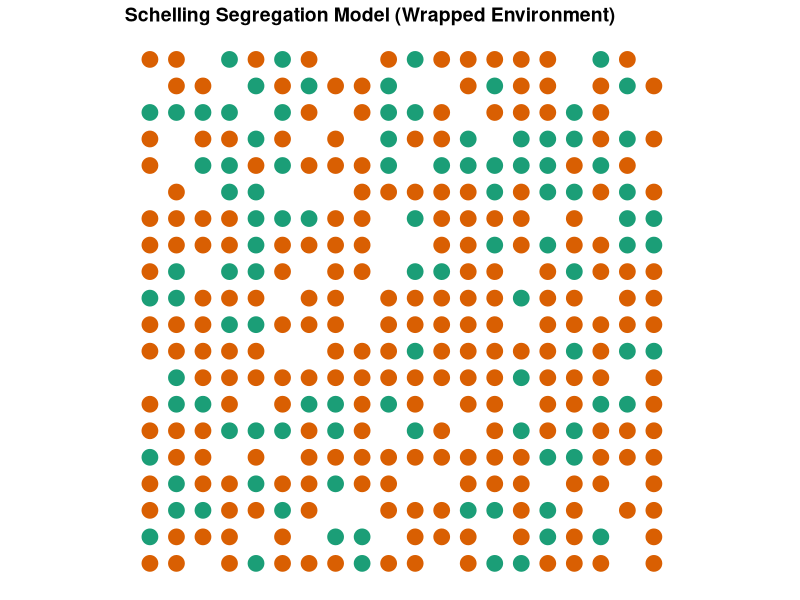
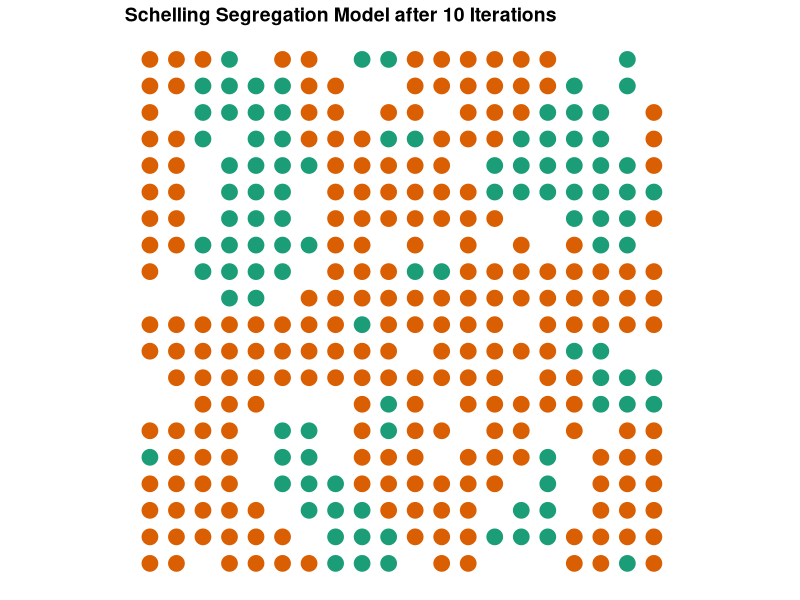
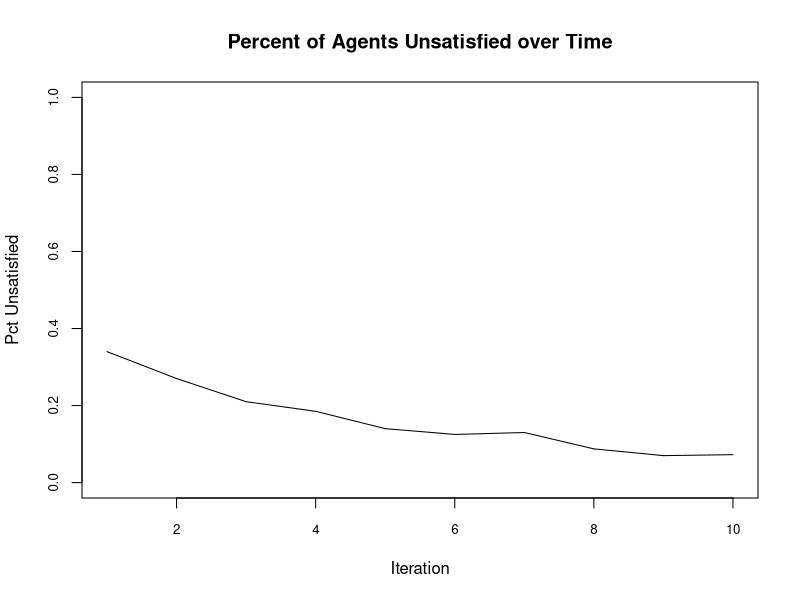

The R source for these figures, in order: (Note: a time limit stopped this script after it produced the figures.)
## ---- chunk 1
knitr::opts_chunk$set(echo = FALSE)
set.seed(1212)
## ---- chunk 2
initiateSchelling_wrapped <- function(dimensions = c(10, 10), n_races = 4, perc_empty = 0.2, perc_maj = .75){
  require(data.table)
  dims <<- dimensions
  races <<- colours()[1:n_races] # create "races" based on colors
  
  # get number of homes (equal to number of cells)
  n_homes = prod(dimensions)
  # calculates the number of agents (cells minus the percent of empty homes)
  count_agents <- floor(n_homes * (1 - perc_empty))
  
  # the characteristics that a home can have -- either empty or a particular race
  races <- c("empty", races)
  # the probabilities of a home having each characteristic: 
  #   probability of a cell being empty, of being occupied by the dominant race conditional on not being empty, 
  #   and of being in a minority race conditional on not being empty
  probabilities <- c(perc_empty, 
                     (1-perc_empty)*perc_maj, 
                     rep((1 - perc_empty - (1-perc_empty)*perc_maj)/(n_races-1), times = n_races-1)
  )
  
  # cast the schelling data.table in the global environment
  schelling <<- data.table(id = 1:prod(dimensions),
                           x = rep(1:dimensions[1], 
                                   dimensions[2]),
                           y = rep(1:dimensions[2], 
                                   each = dimensions[1]),
                           race = sample(x = races, 
                                         size = n_homes, 
                                         prob = probabilities,
                                         replace = TRUE),
                           unsatisfied = rep(NA, prod(dimensions))) # leave this column empty to fill later
}
## ---- chunk 3
plotSchelling <- function(title){
  require(data.table)
  require(ggplot2)
  require(RColorBrewer)
  # get races to get the right number of colors
  races <- unique(schelling$race)
  
  # find the dimensions of the grid to get the best dot size
  dims <- c(max(schelling$x), max(schelling$y))
  
  # create colors
  # check if there are 3 or fewer races, 
  # RColorBrewer otherwise
  if (length(races) <= 3) {
    colors <- brewer.pal(3, "Dark2")
  } else {
    colors <- brewer.pal(length(races), "Dark2")
  }
  
  # plot the graph  
  p <- ggplot(data = schelling[race != "empty"], 
              aes(x = x, y = y, color = race)) + 
    # resize dots to grid
    geom_point(size = 100/sqrt(prod(dims))) +  
    scale_colour_manual(values = colors) + 
    # theme: mostly blank
    theme_bw() + 
    theme(axis.line = element_blank(),
          axis.text.x = element_blank(),
          axis.text.y = element_blank(),
          axis.ticks = element_blank(),
          axis.title.x = element_blank(),
          axis.title.y = element_blank(),
          legend.position = "none",
          panel.background = element_blank(),
          panel.border = element_blank(),
          panel.grid.major = element_blank(),
          panel.grid.minor = element_blank(),
          plot.background = element_blank(),
          plot.title = element_text(lineheight=3, 
                                    face="bold", 
                                    color="black", 
                                    size=14)) +
    # fix axes to avoid distortion in the picture
    coord_fixed(ratio = 1) + 
    # add the title
    ggtitle(title)
  
  return(p)
}
## ---- chunk 4
iterate_wrapped <- function(n = 10, dom_sim_threshold = .9, min_sim_threshold = .1){
  require(data.table)
  # subfunction that checks for a given x and y value if the agent is unsatisfied (returns TRUE or FALSE)
  is.unsatisfied_wrapped <- function(x_value, y_value, 
                                     dom_sim_threshold = dom_sim_threshold,
                                     min_sim_threshold = min_sim_threshold){
    # gets the race and id for the agent
    cur_race <- schelling[x == x_value & y == y_value, race]
    cur_id <- schelling[x == x_value & y == y_value, id]
    
    #sub-subfunction to identify agent's neighbors
    select.neighbors <- function(dimensions){
      
      #Identify coordinates of neighbors (adjusts wrapping based on position of agent)
      neighbors <- as.data.frame(matrix(NA, nrow = 8, ncol = 2))
      if(x_value == 1 & y_value == 1){
        neighbors[1,] <- schelling[x == dimensions[1] & y == y_value+1, 2:3]
        neighbors[2,] <- schelling[x == x_value & y == y_value+1, 2:3]
        neighbors[3,] <- schelling[x == x_value+1 & y == y_value+1, 2:3]
        neighbors[4,] <- schelling[x == dimensions[1] & y == y_value, 2:3]
        neighbors[5,] <- schelling[x == x_value+1 & y == y_value, 2:3]
        neighbors[6,] <- schelling[x == dimensions[1] & y == dimensions[2], 2:3]
        neighbors[7,] <- schelling[x == x_value & y == dimensions[2], 2:3]
        neighbors[8,] <- schelling[x == x_value+1 & y == dimensions[2], 2:3]
      }
      if(x_value == 1 & y_value %in% c(2:(dimensions[2]-1))){
        neighbors[1,] <- schelling[x == dimensions[1] & y == y_value+1, 2:3]
        neighbors[2,] <- schelling[x == x_value & y == y_value+1, 2:3]
        neighbors[3,] <- schelling[x == x_value+1 & y == y_value+1, 2:3]
        neighbors[4,] <- schelling[x == dimensions[1] & y == y_value, 2:3]
        neighbors[5,] <- schelling[x == x_value+1 & y == y_value, 2:3]
        neighbors[6,] <- schelling[x == dimensions[1] & y == y_value-1, 2:3]
        neighbors[7,] <- schelling[x == x_value & y == y_value-1, 2:3]
        neighbors[8,] <- schelling[x == x_value+1 & y == y_value-1, 2:3]
      }
      if(x_value == 1 & y_value == dimensions[2]){
        neighbors[1,] <- schelling[x == dimensions[1] & y == 1, 2:3]
        neighbors[2,] <- schelling[x == x_value & y == 1, 2:3]
        neighbors[3,] <- schelling[x == x_value+1 & y == 1, 2:3]
        neighbors[4,] <- schelling[x == dimensions[1] & y == y_value, 2:3]
        neighbors[5,] <- schelling[x == x_value+1 & y == y_value, 2:3]
        neighbors[6,] <- schelling[x == dimensions[1] & y == y_value-1, 2:3]
        neighbors[7,] <- schelling[x == x_value & y == y_value-1, 2:3]
        neighbors[8,] <- schelling[x == x_value+1 & y == y_value-1, 2:3]
      }
      if(x_value %in% c(2:(dimensions[1]-1)) & y_value == 1){
        neighbors[1,] <- schelling[x == x_value-1 & y == y_value+1, 2:3]
        neighbors[2,] <- schelling[x == x_value & y == y_value+1, 2:3]
        neighbors[3,] <- schelling[x == x_value+1 & y == y_value+1, 2:3]
        neighbors[4,] <- schelling[x == x_value-1 & y == y_value, 2:3]
        neighbors[5,] <- schelling[x == x_value+1 & y == y_value, 2:3]
        neighbors[6,] <- schelling[x == x_value-1 & y == dimensions[2], 2:3]
        neighbors[7,] <- schelling[x == x_value & y == dimensions[2], 2:3]
        neighbors[8,] <- schelling[x == x_value+1 & y == dimensions[2], 2:3]
      }
      if(x_value %in% c(2:(dimensions[1]-1)) & y_value %in% c(2:(dimensions[2]-1))){
        neighbors[1,] <- schelling[x == x_value-1 & y == y_value+1, 2:3]
        neighbors[2,] <- schelling[x == x_value & y == y_value+1, 2:3]
        neighbors[3,] <- schelling[x == x_value+1 & y == y_value+1, 2:3]
        neighbors[4,] <- schelling[x == x_value-1 & y == y_value, 2:3]
        neighbors[5,] <- schelling[x == x_value+1 & y == y_value, 2:3]
        neighbors[6,] <- schelling[x == x_value-1 & y == y_value-1, 2:3]
        neighbors[7,] <- schelling[x == x_value & y == y_value-1, 2:3]
        neighbors[8,] <- schelling[x == x_value+1 & y == y_value-1, 2:3] 
      }
      if(x_value %in% c(2:(dimensions[1]-1)) & y_value == dimensions[2]){
        neighbors[1,] <- schelling[x == x_value-1 & y == 1, 2:3]
        neighbors[2,] <- schelling[x == x_value & y == 1, 2:3]
        neighbors[3,] <- schelling[x == x_value+1 & y == 1, 2:3]
        neighbors[4,] <- schelling[x == x_value-1 & y == y_value, 2:3]
        neighbors[5,] <- schelling[x == x_value+1 & y == y_value, 2:3]
        neighbors[6,] <- schelling[x == x_value-1 & y == y_value-1, 2:3]
        neighbors[7,] <- schelling[x == x_value & y == y_value-1, 2:3]
        neighbors[8,] <- schelling[x == x_value+1 & y == y_value-1, 2:3]
      }
      if(x_value == dimensions[1] & y_value == 1){
        neighbors[1,] <- schelling[x == x_value-1 & y == y_value+1, 2:3]
        neighbors[2,] <- schelling[x == x_value & y == y_value+1, 2:3]
        neighbors[3,] <- schelling[x == 1 & y == y_value+1, 2:3]
        neighbors[4,] <- schelling[x == x_value-1 & y == y_value, 2:3]
        neighbors[5,] <- schelling[x == 1 & y == y_value, 2:3]
        neighbors[6,] <- schelling[x == x_value-1 & y == dimensions[2], 2:3]
        neighbors[7,] <- schelling[x == x_value & y == dimensions[2], 2:3]
        neighbors[8,] <- schelling[x == 1 & y == dimensions[2], 2:3]
      }
      if(x_value == dimensions[1] & y_value %in% c(2:(dimensions[2]-1))){
        neighbors[1,] <- schelling[x == x_value-1 & y == y_value+1, 2:3]
        neighbors[2,] <- schelling[x == x_value & y == y_value+1, 2:3]
        neighbors[3,] <- schelling[x == 1 & y == y_value+1, 2:3]
        neighbors[4,] <- schelling[x == x_value-1 & y == y_value, 2:3]
        neighbors[5,] <- schelling[x == 1 & y == y_value, 2:3]
        neighbors[6,] <- schelling[x == x_value-1 & y == y_value-1, 2:3]
        neighbors[7,] <- schelling[x == x_value & y == y_value-1, 2:3]
        neighbors[8,] <- schelling[x == 1 & y == y_value-1, 2:3]
      }
      if(x_value == dimensions[1] & y_value == dimensions[2]){
        neighbors[1,] <- schelling[x == x_value-1 & y == 1, 2:3]
        neighbors[2,] <- schelling[x == x_value & y == 1, 2:3]
        neighbors[3,] <- schelling[x == 1 & y == 1, 2:3]
        neighbors[4,] <- schelling[x == x_value-1 & y == y_value, 2:3]
        neighbors[5,] <- schelling[x == 1 & y == y_value, 2:3]
        neighbors[6,] <- schelling[x == x_value-1 & y == y_value-1, 2:3]
        neighbors[7,] <- schelling[x == x_value & y == y_value-1, 2:3]
        neighbors[8,] <- schelling[x == 1 & y == y_value-1, 2:3]
      }
      names(neighbors) <- c("x","y")
      
      ids <- schelling[x %in% neighbors$x & y %in% neighbors$y, id]
      
      return(ids)
    }
    # checks if the home is empty
    if (cur_race == "empty"){
      return(FALSE) # empty houses can't be unsatisfied
    }else{
      neighbor.ids <- select.neighbors(dimensions = dims)
      
      # counts simliar neighbors
      count_similar <- sum(schelling[id %in% neighbor.ids, 
                                     id != cur_id &
                                       race == cur_race])
      # counts different neighbors
      count_different <- sum(schelling[id %in% neighbor.ids, 
                                       id != cur_id &
                                         race != cur_race & 
                                         race != "empty"])
      
      # calculates the ratio
      ratio <- count_similar/(count_similar + count_different)
      
      # returns TRUE if the ratio is less than or equal to the threshold
      if(cur_race == races[1]){
        return(ratio <= dom_sim_threshold)
      }else{
        return(ratio <= min_sim_threshold)
      }
    }
  }
  
  # creates a ProgressBar
  pb <- txtProgressBar(min = 0, max = 1, style = 3)
  # and tracks time
  t <- Sys.time()
  
  #sets empty vector of ratios
  ratios.unsatisfied <<- c(NULL)
  
  # iterates
  for (iterate in 1:n){
    # fills the boolean vector "unsatisfied" 
    # indicates if the household is unsatisfied 
    schelling[, unsatisfied := is.unsatisfied_wrapped(x_value = x, 
                                                      y_value = y, 
                                                      dom_sim_threshold = dom_sim_threshold,
                                                      min_sim_threshold = min_sim_threshold),
              by = 1:nrow(schelling)]
    #hacky fix for NAs, which appear to happen when the ratio exactly equals the threshold (and should therefore evaluate to satisfied)
    schelling$unsatisfied[is.na(schelling$unsatisfied)] <- FALSE
    
    ratio.unsatisfied <- sum(schelling$unsatisfied)/nrow(schelling)
    ratios.unsatisfied <<- c(ratios.unsatisfied, ratio.unsatisfied)
    
    # move unsatisfied agents to an empty house
    # find the IDs that are empty where agents can migrate to
    emptyIDs <- schelling[race == "empty", id] # finds the id of empty houses
    
    # finds the origin of the agents moving, 
    oldIDs <- schelling[(unsatisfied), id] # origin
    
    # generates new IDs for each household moving
    # note that households can move to the house of other moving agents
    # in this version, agents can (by a small chance) choose to "move" to their 
    # existing home
    newIDs <- sample(x = c(emptyIDs, oldIDs), 
                     size = length(oldIDs), 
                     replace = F) # target
    
    # cast a new data.table showing migration from origin_id to target-id
    transition <- data.table(origin = oldIDs, 
                             oldRace = schelling[id %in% oldIDs, race],
                             target = newIDs)
    
    # move agents to the new homes
    schelling[id %in% transition$origin]$race = "empty"
    schelling[id %in% transition$target]$race = transition$oldRace
    
    # orders and reset schelling
    schelling <<- schelling[order(id)]
    
    # updates the ProgressBar
    setTxtProgressBar(pb, iterate/n)
  }
  close(pb)
  timedif <- Sys.time() - t
  
  # print out statistics for the calculation time
  print(paste0("Time for calculation in seconds: ", round(timedif, 3), " or: ",
               round(n / as.numeric(timedif), 3), " iterations per second"))
  print(ratios.unsatisfied)
  plotSchelling(title = paste0("Schelling Segregation Model after ", n, " Iterations"))
}
## ---- chunk 5
iterate_wrapped_nearest <- function(n = 10, dom_sim_threshold = .9, min_sim_threshold = .1){
  require(data.table)
  # subfunction that checks for a given x and y value if the agent is 
  # unsatisfied (returns TRUE or FALSE)
  is.unsatisfied_wrapped <- function(x_value, y_value, 
                                     dom_sim_threshold = dom_sim_threshold,
                                     min_sim_threshold = min_sim_threshold){
    # gets the race and id for the agent
    cur_race <- schelling[x == x_value & y == y_value, race]
    cur_id <- schelling[x == x_value & y == y_value, id]
    
    #sub-subfunction to identify agent's neighbors
    select.neighbors <- function(dimensions){
      
      #Identify coordinates of neighbors (adjusts wrapping based on position of agent)
      neighbors <- as.data.frame(matrix(NA, nrow = 8, ncol = 2))
      if(x_value == 1 & y_value == 1){
        neighbors[1,] <- schelling[x == dimensions[1] & y == y_value+1, 2:3]
        neighbors[2,] <- schelling[x == x_value & y == y_value+1, 2:3]
        neighbors[3,] <- schelling[x == x_value+1 & y == y_value+1, 2:3]
        neighbors[4,] <- schelling[x == dimensions[1] & y == y_value, 2:3]
        neighbors[5,] <- schelling[x == x_value+1 & y == y_value, 2:3]
        neighbors[6,] <- schelling[x == dimensions[1] & y == dimensions[2], 2:3]
        neighbors[7,] <- schelling[x == x_value & y == dimensions[2], 2:3]
        neighbors[8,] <- schelling[x == x_value+1 & y == dimensions[2], 2:3]
      }
      if(x_value == 1 & y_value %in% c(2:(dimensions[2]-1))){
        neighbors[1,] <- schelling[x == dimensions[1] & y == y_value+1, 2:3]
        neighbors[2,] <- schelling[x == x_value & y == y_value+1, 2:3]
        neighbors[3,] <- schelling[x == x_value+1 & y == y_value+1, 2:3]
        neighbors[4,] <- schelling[x == dimensions[1] & y == y_value, 2:3]
        neighbors[5,] <- schelling[x == x_value+1 & y == y_value, 2:3]
        neighbors[6,] <- schelling[x == dimensions[1] & y == y_value-1, 2:3]
        neighbors[7,] <- schelling[x == x_value & y == y_value-1, 2:3]
        neighbors[8,] <- schelling[x == x_value+1 & y == y_value-1, 2:3]
      }
      if(x_value == 1 & y_value == dimensions[2]){
        neighbors[1,] <- schelling[x == dimensions[1] & y == 1, 2:3]
        neighbors[2,] <- schelling[x == x_value & y == 1, 2:3]
        neighbors[3,] <- schelling[x == x_value+1 & y == 1, 2:3]
        neighbors[4,] <- schelling[x == dimensions[1] & y == y_value, 2:3]
        neighbors[5,] <- schelling[x == x_value+1 & y == y_value, 2:3]
        neighbors[6,] <- schelling[x == dimensions[1] & y == y_value-1, 2:3]
        neighbors[7,] <- schelling[x == x_value & y == y_value-1, 2:3]
        neighbors[8,] <- schelling[x == x_value+1 & y == y_value-1, 2:3]
      }
      if(x_value %in% c(2:(dimensions[1]-1)) & y_value == 1){
        neighbors[1,] <- schelling[x == x_value-1 & y == y_value+1, 2:3]
        neighbors[2,] <- schelling[x == x_value & y == y_value+1, 2:3]
        neighbors[3,] <- schelling[x == x_value+1 & y == y_value+1, 2:3]
        neighbors[4,] <- schelling[x == x_value-1 & y == y_value, 2:3]
        neighbors[5,] <- schelling[x == x_value+1 & y == y_value, 2:3]
        neighbors[6,] <- schelling[x == x_value-1 & y == dimensions[2], 2:3]
        neighbors[7,] <- schelling[x == x_value & y == dimensions[2], 2:3]
        neighbors[8,] <- schelling[x == x_value+1 & y == dimensions[2], 2:3]
      }
      if(x_value %in% c(2:(dimensions[1]-1)) & y_value %in% c(2:(dimensions[2]-1))){
        neighbors[1,] <- schelling[x == x_value-1 & y == y_value+1, 2:3]
        neighbors[2,] <- schelling[x == x_value & y == y_value+1, 2:3]
        neighbors[3,] <- schelling[x == x_value+1 & y == y_value+1, 2:3]
        neighbors[4,] <- schelling[x == x_value-1 & y == y_value, 2:3]
        neighbors[5,] <- schelling[x == x_value+1 & y == y_value, 2:3]
        neighbors[6,] <- schelling[x == x_value-1 & y == y_value-1, 2:3]
        neighbors[7,] <- schelling[x == x_value & y == y_value-1, 2:3]
        neighbors[8,] <- schelling[x == x_value+1 & y == y_value-1, 2:3] 
      }
      if(x_value %in% c(2:(dimensions[1]-1)) & y_value == dimensions[2]){
        neighbors[1,] <- schelling[x == x_value-1 & y == 1, 2:3]
        neighbors[2,] <- schelling[x == x_value & y == 1, 2:3]
        neighbors[3,] <- schelling[x == x_value+1 & y == 1, 2:3]
        neighbors[4,] <- schelling[x == x_value-1 & y == y_value, 2:3]
        neighbors[5,] <- schelling[x == x_value+1 & y == y_value, 2:3]
        neighbors[6,] <- schelling[x == x_value-1 & y == y_value-1, 2:3]
        neighbors[7,] <- schelling[x == x_value & y == y_value-1, 2:3]
        neighbors[8,] <- schelling[x == x_value+1 & y == y_value-1, 2:3]
      }
      if(x_value == dimensions[1] & y_value == 1){
        neighbors[1,] <- schelling[x == x_value-1 & y == y_value+1, 2:3]
        neighbors[2,] <- schelling[x == x_value & y == y_value+1, 2:3]
        neighbors[3,] <- schelling[x == 1 & y == y_value+1, 2:3]
        neighbors[4,] <- schelling[x == x_value-1 & y == y_value, 2:3]
        neighbors[5,] <- schelling[x == 1 & y == y_value, 2:3]
        neighbors[6,] <- schelling[x == x_value-1 & y == dimensions[2], 2:3]
        neighbors[7,] <- schelling[x == x_value & y == dimensions[2], 2:3]
        neighbors[8,] <- schelling[x == 1 & y == dimensions[2], 2:3]
      }
      if(x_value == dimensions[1] & y_value %in% c(2:(dimensions[2]-1))){
        neighbors[1,] <- schelling[x == x_value-1 & y == y_value+1, 2:3]
        neighbors[2,] <- schelling[x == x_value & y == y_value+1, 2:3]
        neighbors[3,] <- schelling[x == 1 & y == y_value+1, 2:3]
        neighbors[4,] <- schelling[x == x_value-1 & y == y_value, 2:3]
        neighbors[5,] <- schelling[x == 1 & y == y_value, 2:3]
        neighbors[6,] <- schelling[x == x_value-1 & y == y_value-1, 2:3]
        neighbors[7,] <- schelling[x == x_value & y == y_value-1, 2:3]
        neighbors[8,] <- schelling[x == 1 & y == y_value-1, 2:3]
      }
      if(x_value == dimensions[1] & y_value == dimensions[2]){
        neighbors[1,] <- schelling[x == x_value-1 & y == 1, 2:3]
        neighbors[2,] <- schelling[x == x_value & y == 1, 2:3]
        neighbors[3,] <- schelling[x == 1 & y == 1, 2:3]
        neighbors[4,] <- schelling[x == x_value-1 & y == y_value, 2:3]
        neighbors[5,] <- schelling[x == 1 & y == y_value, 2:3]
        neighbors[6,] <- schelling[x == x_value-1 & y == y_value-1, 2:3]
        neighbors[7,] <- schelling[x == x_value & y == y_value-1, 2:3]
        neighbors[8,] <- schelling[x == 1 & y == y_value-1, 2:3]
      }
      names(neighbors) <- c("x","y")
      
      ids <- schelling[x %in% neighbors$x & y %in% neighbors$y, id]
      
      return(ids)
    }
    # checks if the home is empty
    if (cur_race == "empty"){
      return(FALSE) # empty houses can't be unsatisfied
    }else{
      neighbor.ids <- select.neighbors(dimensions = dims)
      
      # counts simliar neighbors
      count_similar <- sum(schelling[id %in% neighbor.ids, 
                                     id != cur_id &
                                       race == cur_race])
      # counts different neighbors
      count_different <- sum(schelling[id %in% neighbor.ids, 
                                       id != cur_id &
                                         race != cur_race & 
                                         race != "empty"])
      
      # calculates the ratio
      ratio <- count_similar/(count_similar + count_different)
      
      # returns TRUE if the ratio is less than or equal to the threshold
      if(cur_race == races[1]){
        return(ratio <= dom_sim_threshold)
      }else{
        return(ratio <= min_sim_threshold)
      }
    }
  }
  
  # creates a ProgressBar
  pb <- txtProgressBar(min = 0, max = 1, style = 3)
  # and tracks time
  t <- Sys.time()
  
  #sets empty vector of ratios
  ratios.unsatisfied <<- c(NULL)
  
  # iterates
  for (iterate in 1:n){
    # fills the boolean vector "unsatisfied" 
    # indicates if the household is unsatisfied 
    schelling[, unsatisfied := is.unsatisfied_wrapped(x_value = x, 
                                                      y_value = y, 
                                                      dom_sim_threshold = dom_sim_threshold,
                                                      min_sim_threshold = min_sim_threshold),
              by = 1:nrow(schelling)]
    #hacky fix for NAs, which appear to happen when the ratio exactly equals the threshold (and should therefore evaluate to satisfied)
    schelling$unsatisfied[is.na(schelling$unsatisfied)] <- FALSE
    
    ratio.unsatisfied <- sum(schelling$unsatisfied)/nrow(schelling)
    ratios.unsatisfied <<- c(ratios.unsatisfied, ratio.unsatisfied)
    
    # move unsatisfied agents to an empty house
    # find the IDs that are empty where agents can migrate to
    emptyIDs <- schelling[race == "empty", id] # finds the id of empty houses
    
    usIDs <- schelling[(unsatisfied), id] # finds the origin of the agents moving, 
    
    availIDs <<- sort(c(emptyIDs, usIDs)) # finds available IDs for each household moving
    
    #subfunction to find nearest available cell
    find.nearest <- function(cell, avails){
      distance2 <- c(NULL) #cast empty vector to fill with distances to available cells
      for(i in 1:length(avails)){
        #fill distances vector with squared distance (to keep all values positive) between current cell and each available cell
        distance2[i] <- (schelling[id == cell, x] - schelling[id == avails[i], x])^2 + (schelling[id == cell, y] - schelling[id == avails[i], y])^2
      }
      distance2 <- distance2[which(distance2 > 0)] #drop current cell
      min.id <- which.min(replace(distance2, distance2<=0, NA)) #identify id of closest available cell
      availIDs <<- avails[-which(avails == avails[min.id])] #remove that cell from list of available ids
      return(avails[min.id]) #return id
    }
    
    # cast a new data.table showing migration from origin_id to target-id
    transition <- data.table(origin = usIDs, 
                             oldRace = schelling[id %in% usIDs, race])
    transition[, target := find.nearest(cell = origin, avails = availIDs),
               by = 1:nrow(transition)]
    
    # move agents to the new homes
    schelling[id %in% transition$origin]$race = "empty"
    schelling[id %in% transition$target]$race = transition$oldRace
    
    # orders and reset schelling
    schelling <<- schelling[order(id)]
    
    # updates the ProgressBar
    setTxtProgressBar(pb, iterate/n)
  }
  close(pb)
  timedif <- Sys.time() - t
  
  # print out statistics for the calculation time
  print(paste0("Time for calculation in seconds: ", round(timedif, 3), " or: ",
               round(n / as.numeric(timedif), 3), " iterations per second"))
  print(ratios.unsatisfied)
  plotSchelling(title = paste0("Schelling Segregation Model after ", n, " Iterations"))
}
## ---- chunk 6
iterate_wrapped_limit <- function(n = 10, dom_sim_threshold = .5, min_sim_threshold = .5, limit = 8){
  require(data.table)
  # subfunction that checks for a given x and y value if the agent is 
  # unsatisfied (returns TRUE or FALSE)
  is.unsatisfied_wrapped <- function(x_value, y_value, 
                                     dom_sim_threshold = dom_sim_threshold,
                                     min_sim_threshold = min_sim_threshold){
    # gets the race and id for the agent
    cur_race <- schelling[x == x_value & y == y_value, race]
    cur_id <- schelling[x == x_value & y == y_value, id]
    
    #sub-subfunction to identify agent's neighbors
    select.neighbors <- function(dimensions){
      
      #Identify coordinates of neighbors (adjusts wrapping based on position of agent)
      neighbors <- as.data.frame(matrix(NA, nrow = 8, ncol = 2))
      if(x_value == 1 & y_value == 1){
        neighbors[1,] <- schelling[x == dimensions[1] & y == y_value+1, 2:3]
        neighbors[2,] <- schelling[x == x_value & y == y_value+1, 2:3]
        neighbors[3,] <- schelling[x == x_value+1 & y == y_value+1, 2:3]
        neighbors[4,] <- schelling[x == dimensions[1] & y == y_value, 2:3]
        neighbors[5,] <- schelling[x == x_value+1 & y == y_value, 2:3]
        neighbors[6,] <- schelling[x == dimensions[1] & y == dimensions[2], 2:3]
        neighbors[7,] <- schelling[x == x_value & y == dimensions[2], 2:3]
        neighbors[8,] <- schelling[x == x_value+1 & y == dimensions[2], 2:3]
      }
      if(x_value == 1 & y_value %in% c(2:(dimensions[2]-1))){
        neighbors[1,] <- schelling[x == dimensions[1] & y == y_value+1, 2:3]
        neighbors[2,] <- schelling[x == x_value & y == y_value+1, 2:3]
        neighbors[3,] <- schelling[x == x_value+1 & y == y_value+1, 2:3]
        neighbors[4,] <- schelling[x == dimensions[1] & y == y_value, 2:3]
        neighbors[5,] <- schelling[x == x_value+1 & y == y_value, 2:3]
        neighbors[6,] <- schelling[x == dimensions[1] & y == y_value-1, 2:3]
        neighbors[7,] <- schelling[x == x_value & y == y_value-1, 2:3]
        neighbors[8,] <- schelling[x == x_value+1 & y == y_value-1, 2:3]
      }
      if(x_value == 1 & y_value == dimensions[2]){
        neighbors[1,] <- schelling[x == dimensions[1] & y == 1, 2:3]
        neighbors[2,] <- schelling[x == x_value & y == 1, 2:3]
        neighbors[3,] <- schelling[x == x_value+1 & y == 1, 2:3]
        neighbors[4,] <- schelling[x == dimensions[1] & y == y_value, 2:3]
        neighbors[5,] <- schelling[x == x_value+1 & y == y_value, 2:3]
        neighbors[6,] <- schelling[x == dimensions[1] & y == y_value-1, 2:3]
        neighbors[7,] <- schelling[x == x_value & y == y_value-1, 2:3]
        neighbors[8,] <- schelling[x == x_value+1 & y == y_value-1, 2:3]
      }
      if(x_value %in% c(2:(dimensions[1]-1)) & y_value == 1){
        neighbors[1,] <- schelling[x == x_value-1 & y == y_value+1, 2:3]
        neighbors[2,] <- schelling[x == x_value & y == y_value+1, 2:3]
        neighbors[3,] <- schelling[x == x_value+1 & y == y_value+1, 2:3]
        neighbors[4,] <- schelling[x == x_value-1 & y == y_value, 2:3]
        neighbors[5,] <- schelling[x == x_value+1 & y == y_value, 2:3]
        neighbors[6,] <- schelling[x == x_value-1 & y == dimensions[2], 2:3]
        neighbors[7,] <- schelling[x == x_value & y == dimensions[2], 2:3]
        neighbors[8,] <- schelling[x == x_value+1 & y == dimensions[2], 2:3]
      }
      if(x_value %in% c(2:(dimensions[1]-1)) & y_value %in% c(2:(dimensions[2]-1))){
        neighbors[1,] <- schelling[x == x_value-1 & y == y_value+1, 2:3]
        neighbors[2,] <- schelling[x == x_value & y == y_value+1, 2:3]
        neighbors[3,] <- schelling[x == x_value+1 & y == y_value+1, 2:3]
        neighbors[4,] <- schelling[x == x_value-1 & y == y_value, 2:3]
        neighbors[5,] <- schelling[x == x_value+1 & y == y_value, 2:3]
        neighbors[6,] <- schelling[x == x_value-1 & y == y_value-1, 2:3]
        neighbors[7,] <- schelling[x == x_value & y == y_value-1, 2:3]
        neighbors[8,] <- schelling[x == x_value+1 & y == y_value-1, 2:3] 
      }
      if(x_value %in% c(2:(dimensions[1]-1)) & y_value == dimensions[2]){
        neighbors[1,] <- schelling[x == x_value-1 & y == 1, 2:3]
        neighbors[2,] <- schelling[x == x_value & y == 1, 2:3]
        neighbors[3,] <- schelling[x == x_value+1 & y == 1, 2:3]
        neighbors[4,] <- schelling[x == x_value-1 & y == y_value, 2:3]
        neighbors[5,] <- schelling[x == x_value+1 & y == y_value, 2:3]
        neighbors[6,] <- schelling[x == x_value-1 & y == y_value-1, 2:3]
        neighbors[7,] <- schelling[x == x_value & y == y_value-1, 2:3]
        neighbors[8,] <- schelling[x == x_value+1 & y == y_value-1, 2:3]
      }
      if(x_value == dimensions[1] & y_value == 1){
        neighbors[1,] <- schelling[x == x_value-1 & y == y_value+1, 2:3]
        neighbors[2,] <- schelling[x == x_value & y == y_value+1, 2:3]
        neighbors[3,] <- schelling[x == 1 & y == y_value+1, 2:3]
        neighbors[4,] <- schelling[x == x_value-1 & y == y_value, 2:3]
        neighbors[5,] <- schelling[x == 1 & y == y_value, 2:3]
        neighbors[6,] <- schelling[x == x_value-1 & y == dimensions[2], 2:3]
        neighbors[7,] <- schelling[x == x_value & y == dimensions[2], 2:3]
        neighbors[8,] <- schelling[x == 1 & y == dimensions[2], 2:3]
      }
      if(x_value == dimensions[1] & y_value %in% c(2:(dimensions[2]-1))){
        neighbors[1,] <- schelling[x == x_value-1 & y == y_value+1, 2:3]
        neighbors[2,] <- schelling[x == x_value & y == y_value+1, 2:3]
        neighbors[3,] <- schelling[x == 1 & y == y_value+1, 2:3]
        neighbors[4,] <- schelling[x == x_value-1 & y == y_value, 2:3]
        neighbors[5,] <- schelling[x == 1 & y == y_value, 2:3]
        neighbors[6,] <- schelling[x == x_value-1 & y == y_value-1, 2:3]
        neighbors[7,] <- schelling[x == x_value & y == y_value-1, 2:3]
        neighbors[8,] <- schelling[x == 1 & y == y_value-1, 2:3]
      }
      if(x_value == dimensions[1] & y_value == dimensions[2]){
        neighbors[1,] <- schelling[x == x_value-1 & y == 1, 2:3]
        neighbors[2,] <- schelling[x == x_value & y == 1, 2:3]
        neighbors[3,] <- schelling[x == 1 & y == 1, 2:3]
        neighbors[4,] <- schelling[x == x_value-1 & y == y_value, 2:3]
        neighbors[5,] <- schelling[x == 1 & y == y_value, 2:3]
        neighbors[6,] <- schelling[x == x_value-1 & y == y_value-1, 2:3]
        neighbors[7,] <- schelling[x == x_value & y == y_value-1, 2:3]
        neighbors[8,] <- schelling[x == 1 & y == y_value-1, 2:3]
      }
      names(neighbors) <- c("x","y")
      
      ids <- schelling[x %in% neighbors$x & y %in% neighbors$y, id]
      
      return(ids)
    }
    # checks if the home is empty
    if (cur_race == "empty"){
      return(FALSE) # empty houses can't be unsatisfied
    }else{
      neighbor.ids <- select.neighbors(dimensions = dims)
      
      # counts simliar neighbors
      count_similar <- sum(schelling[id %in% neighbor.ids, 
                                     id != cur_id &
                                       race == cur_race])
      # counts different neighbors
      count_different <- sum(schelling[id %in% neighbor.ids, 
                                       id != cur_id &
                                         race != cur_race & 
                                         race != "empty"])
      
      # calculates the ratio
      ratio <- count_similar/(count_similar + count_different)
      
      # returns TRUE if the ratio is less than or equal to the threshold
      if(cur_race == races[1]){
        return(ratio <= dom_sim_threshold)
      }else{
        return(ratio <= min_sim_threshold)
      }
    }
  }
  
  # creates a ProgressBar
  pb <- txtProgressBar(min = 0, max = 1, style = 3)
  # and tracks time
  t <- Sys.time()
  
  #sets empty vector of ratios
  ratios.unsatisfied <<- c(NULL)
  
  # iterates
  for (iterate in 1:n){
    # fills the boolean vector "unsatisfied" 
    # indicates if the household is unsatisfied 
    schelling[, unsatisfied := is.unsatisfied_wrapped(x_value = x, 
                                                      y_value = y, 
                                                      dom_sim_threshold = dom_sim_threshold,
                                                      min_sim_threshold = min_sim_threshold),
              by = 1:nrow(schelling)]
    #hacky fix for NAs, which appear to happen when the ratio exactly equals the threshold (and should therefore evaluate to satisfied)
    schelling$unsatisfied[is.na(schelling$unsatisfied)] <- FALSE
    
    ratio.unsatisfied <- sum(schelling$unsatisfied)/nrow(schelling)
    ratios.unsatisfied <<- c(ratios.unsatisfied, ratio.unsatisfied)
    
    # move unsatisfied agents to an empty house
    # find the IDs that are empty where agents can migrate to
    emptyIDs <- schelling[race == "empty", id] # finds the id of empty houses
    
    usIDs <- schelling[(unsatisfied), id] # finds the origin of the agents moving
    
    availIDs <<- sort(c(emptyIDs, usIDs)) # finds available IDs for each household moving
    
    #subfunction to find available cells within specified distance limit
    find.available <- function(cell, avails, lim){
      distance <- c(NULL) #cast empty vector to fill with distances to available cells
      for(i in 1:length(avails)){
        #fill distances vector with absolute values of distance (to keep all values positive) between current cell and each available cell
        distance[i] <- abs(schelling[id == cell, x] - schelling[id == avails[i], x]) + abs(schelling[id == cell, y] - schelling[id == avails[i], y])
      }
      a <- as.data.frame(cbind(avails, distance)) #specify distance from current cell to each available cell
      options <- with(a, avails[distance > 0 & distance <= lim]) #pare down options to cells less than or equal to limited number of moves
      if(length(options >= 1)){
        target.id <- sample(options, size = 1)
      }else{target.id <- cell}
      availIDs <<- avails[-which(avails == target.id)]
      return(avails[which(avails == target.id)])
    }
    
    # cast a new data.table showing migration from origin_id to target-id
    transition <- data.table(origin = usIDs, 
                             oldRace = schelling[id %in% usIDs, race])
    transition[, target := find.available(cell = origin, avails = availIDs, lim = limit),
               by = 1:nrow(transition)]
    
    # move agents to the new homes
    schelling[id %in% transition$origin]$race = "empty"
    schelling[id %in% transition$target]$race = transition$oldRace
    
    # orders and reset schelling
    schelling <<- schelling[order(id)]
    
    # updates the ProgressBar
    setTxtProgressBar(pb, iterate/n)
  }
  close(pb)
  timedif <- Sys.time() - t
  
  # print out statistics for the calculation time
  print(paste0("Time for calculation in seconds: ", round(timedif, 3), " or: ",
               round(n / as.numeric(timedif), 3), " iterations per second"))
  print(ratios.unsatisfied)
  plotSchelling(title = paste0("Schelling Segregation Model after ", n, " Iterations"))
}
## ---- chunk 7
initiateSchelling_wrapped(dimensions = c(20,20), n_races = 2, perc_empty = .2, perc_maj = .7)
plotSchelling(title = "Schelling Segregation Model (Wrapped Environment)")
iterate_wrapped(n = 10, dom_sim_threshold = .5, min_sim_threshold = .5)
## ---- chunk 8
#Plot pct satisfied over time
for(i in 1:length(ratios.unsatisfied)){
  if(i==1){
    plot(-100, -100, xlim=c(1,10), ylim=c(0,1), 
         ylab="Pct Unsatisfied", 
         xlab="Iteration", 
         main = "Percent of Agents Unsatisfied over Time",
         type="n", cex.axis=0.8)
  }else{
    segments(i-1, ratios.unsatisfied[i-1], i, ratios.unsatisfied[i], col="black", lwd=1)
  }
}
## ---- chunk 9
initiateSchelling_wrapped(dimensions = c(20,20), n_races = 2, perc_empty = .2, perc_maj = .7)
plotSchelling(title = "Schelling Segregation Model (Wrapped Environment)")
iterate_wrapped_nearest(dom_sim_threshold = .5, min_sim_threshold = .5)
## ---- chunk 10
#Plot pct unsatisfied over time
for(i in 1:length(ratios.unsatisfied)){
  if(i==1){
    plot(-100, -100, xlim=c(1,10), ylim=c(0,1), 
         ylab="Pct Unsatisfied", 
         xlab="Iteration", 
         main = "Percent of Agents Unsatisfied over Time",
         type="n", cex.axis=0.8)
  }else{
    segments(i-1, ratios.unsatisfied[i-1], i, ratios.unsatisfied[i], col="black", lwd=1)
  }
}
## ---- chunk 11
initiateSchelling_wrapped(dimensions = c(20,20), n_races = 2, perc_empty = .2, perc_maj = .7)
plotSchelling(title = "Schelling Segregation Model (Wrapped Universe)")
iterate_wrapped_limit(dom_sim_threshold = .5, min_sim_threshold = .5, limit = 6)
## ---- chunk 12
#Plot pct unsatisfied over time
for(i in 1:length(ratios.unsatisfied)){
  if(i==1){
    plot(-100, -100, xlim=c(1,10), ylim=c(0,1), 
         ylab="Pct Unsatisfied", 
         xlab="Iteration", 
         main = "Percent of Agents Unsatisfied over Time",
         type="n", cex.axis=0.8)
  }else{
    segments(i-1, ratios.unsatisfied[i-1], i, ratios.unsatisfied[i], col="black", lwd=1)
  }
}
## ---- chunk 13
initiateSchelling_wrapped(dimensions = c(20,20), n_races = 2, perc_empty = .2, perc_maj = .7)
plotSchelling(title = "Schelling Segregation Model (Wrapped Universe)")
iterate_wrapped(dom_sim_threshold = .7, min_sim_threshold = .3)
## ---- chunk 14
#Plot pct unsatisfied over time
for(i in 1:length(ratios.unsatisfied)){
  if(i==1){
    plot(-100, -100, xlim=c(1,10), ylim=c(0,1), 
         ylab="Pct Unsatisfied", 
         xlab="Iteration", 
         main = "Percent of Agents Unsatisfied over Time",
         type="n", cex.axis=0.8)
  }else{
    segments(i-1, ratios.unsatisfied[i-1], i, ratios.unsatisfied[i], col="black", lwd=1)
  }
}
## ---- chunk 15
initiateSchelling_wrapped(dimensions = c(20,20), n_races = 4, perc_empty = .2, perc_maj = .7)
plotSchelling(title = "Schelling Segregation Model")
iterate_wrapped(dom_sim_threshold = .7, min_sim_threshold = .1)
## ---- chunk 16
#Plot pct unsatisfied over time
for(i in 1:length(ratios.unsatisfied)){
  if(i==1){
    plot(-100, -100, xlim=c(1,10), ylim=c(0,1), 
         ylab="Pct Unsatisfied", 
         xlab="Iteration", 
         main = "Percent of Agents Unsatisfied over Time",
         type="n", cex.axis=0.8)
  }else{
    segments(i-1, ratios.unsatisfied[i-1], i, ratios.unsatisfied[i], col="black", lwd=1)
  }
}
## ---- chunk 17
initiateSchelling_wrapped(dimensions = c(20,20), n_races = 2, perc_empty = .05, perc_maj = .7)
plotSchelling(title = "Schelling")
iterate_wrapped(dom_sim_threshold = .5, min_sim_threshold = .5)
## ---- chunk 18
#Plot pct unsatisfied over time
for(i in 1:length(ratios.unsatisfied)){
  if(i==1){
    plot(-100, -100, xlim=c(1,10), ylim=c(0,1), 
         ylab="Pct Unsatisfied", 
         xlab="Iteration", 
         main = "Percent of Agents Unsatisfied over Time",
         type="n", cex.axis=0.8)
  }else{
    segments(i-1, ratios.unsatisfied[i-1], i, ratios.unsatisfied[i], col="black", lwd=1)
  }
}

initiateSchelling_wrapped(dimensions = c(20,20), n_races = 2, perc_empty = .35, perc_maj = .7)
plotSchelling(title = "Schelling Segregation Model")
iterate_wrapped(dom_sim_threshold = .5, min_sim_threshold = .5)
## ---- chunk 19
#Plot pct unsatisfied over time
for(i in 1:length(ratios.unsatisfied)){
  if(i==1){
    plot(-100, -100, xlim=c(1,10), ylim=c(0,1), 
         ylab="Pct Unsatisfied", 
         xlab="Iteration", 
         main = "Percent of Agents Unsatisfied over Time",
         type="n", cex.axis=0.8)
  }else{
    segments(i-1, ratios.unsatisfied[i-1], i, ratios.unsatisfied[i], col="black", lwd=1)
  }
}
